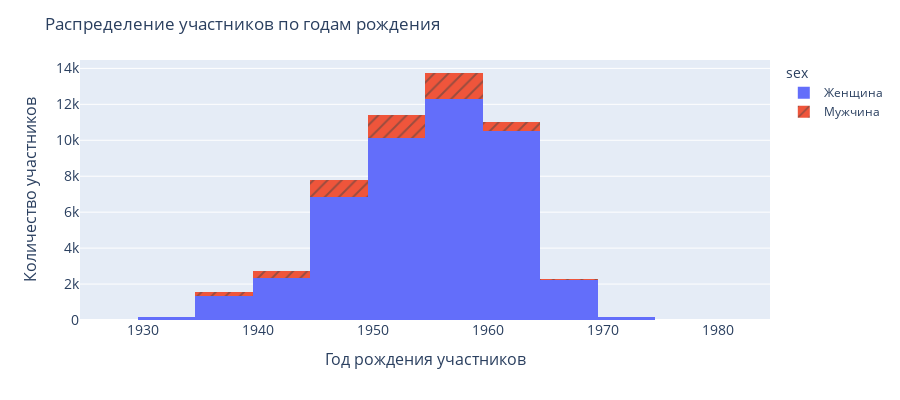

Notebook source saved alongside this figure:
### Code cell
df3 = viz.groupby(['sex', 'date_birth_year']).agg({'num_client': 'nunique'}).reset_index()
fig = px.histogram(df3, 
                   x="date_birth_year",
                   y="num_client",
                   color='sex',
                   pattern_shape="sex",
                   histfunc="sum",
                #    text_auto=True,
                   height=400)
fig.update_layout(title_text='Распределение участников по годам рождения',
                  xaxis_tickfont_size=14, 
                  yaxis=dict(
                      title='Количество участников', 
                      titlefont_size=16,
                      tickfont_size=14),
                  xaxis=dict(
                      title='Год рождения участников',
                      titlefont_size=16,
                      tickfont_size=14),
                 )
fig.show()

### Figure 1 — Plotly figure (JSON) as saved in the notebook; plotly's stock layout.template omitted (floating-point values rounded to 4 significant figures)
{"data": [{"alignmentgroup": "True", "bingroup": "x", "histfunc": "sum", "hovertemplate": "sex=Женщина<br>date_birth_year=%{x}<br>sum of num_client=%{y}<extra></extra>", "legendgroup": "Женщина", "marker": {"color": "#636efa", "pattern": {"shape": ""}}, "name": "Женщина", "offsetgroup": "Женщина", "orientation": "v", "showlegend": true, "type": "histogram", "x": [1926, 1927, 1928, 1929, 1930, 1931, 1932, 1933, 1934, 1935, 1936, 1937, 1938, 1939, 1940, 1941, 1942, 1943, 1944, 1945, 1946, 1947, 1948, 1949, 1950, 1951, 1952, 1953, 1954, 1955, 1956, 1957, 1958, 1959, 1960, 1961, 1962, 1963, 1964, 1965, 1966, 1967, 1968, 1969, 1970, 1971, 1972, 1973, 1974, 1975, 1976, 1977, 1980], "xaxis": "x", "y": [2, 1, 1, 5, 12, 15, 37, 31, 45, 77, 135, 287, 336, 481, 458, 652, 394, 301, 546, 810, 1323, 1564, 1450, 1712, 1681, 1894, 2090, 2096, 2383, 2356, 2441, 2408, 2607, 2460, 2542, 2379, 2218, 1910, 1465, 1059, 642, 347, 100, 58, 70, 32, 20, 12, 13, 3, 7, 1, 2], "yaxis": "y"}, {"alignmentgroup": "True", "bingroup": "x", "histfunc": "sum", "hovertemplate": "sex=Мужчина<br>date_birth_year=%{x}<br>sum of num_client=%{y}<extra></extra>", "legendgroup": "Мужчина", "marker": {"color": "#EF553B", "pattern": {"shape": "/"}}, "name": "Мужчина", "offsetgroup": "Мужчина", "orientation": "v", "showlegend": true, "type": "histogram", "x": [1927, 1930, 1931, 1932, 1933, 1934, 1935, 1936, 1937, 1938, 1939, 1940, 1941, 1942, 1943, 1944, 1945, 1946, 1947, 1948, 1949, 1950, 1951, 1952, 1953, 1954, 1955, 1956, 1957, 1958, 1959, 1960, 1961, 1962, 1963, 1964, 1965, 1966, 1967, 1968, 1969, 1970, 1971, 1972, 1973, 1974, 1975, 1976, 1977, 1980], "xaxis": "x", "y": [1, 2, 3, 7, 5, 13, 18, 22, 46, 60, 75, 82, 99, 68, 45, 81, 105, 205, 196, 209, 239, 225, 245, 248, 270, 291, 331, 289, 298, 269, 284, 199, 142, 109, 39, 26, 18, 8, 17, 9, 11, 6, 5, 6, 2, 3, 1, 1, 1, 1], "yaxis": "y"}], "layout": {"barmode": "relative", "height": 400, "legend": {"title": {"text": "sex"}, "tracegroupgap": 0}, "margin": {"t": 60}, "title": {"text": "Распределение участников по годам рождения"}, "xaxis": {"anchor": "y", "domain": [0, 1], "tickfont": {"size": 14}, "title": {"font": {"size": 16}, "text": "Год рождения участников"}}, "yaxis": {"anchor": "x", "domain": [0, 1], "tickfont": {"size": 14}, "title": {"font": {"size": 16}, "text": "Количество участников"}}}}
